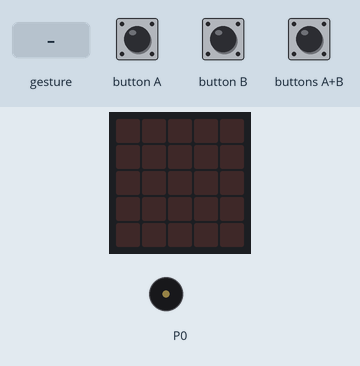
This program was run on a simulated BBC micro:bit (MakeCode). Parts: the board's 5×5 LED display, buzzer (waves = sounding). The test bench sets the inputs (shaded band). A tilt is held for 1.5 s and a shake lasts 1 s, then the board lies face up again.

Above: at 1.2 s.
1.3 s: gesture 'shake'
At 1.9 s:
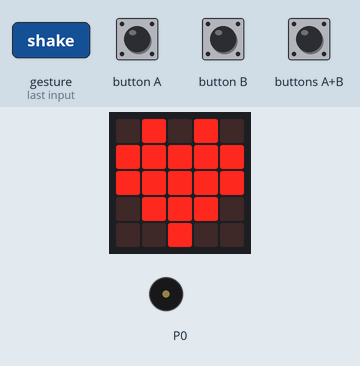
4.3 s: button A pressed for 0.15 s
At 7.0 s:
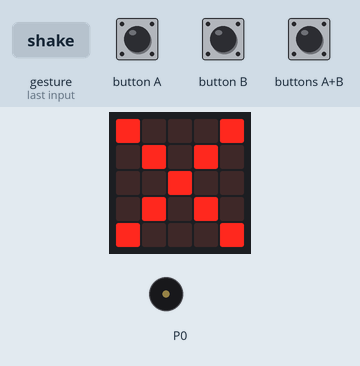
7.3 s: buttons A+B pressed for 0.15 s
At 8.6 s:
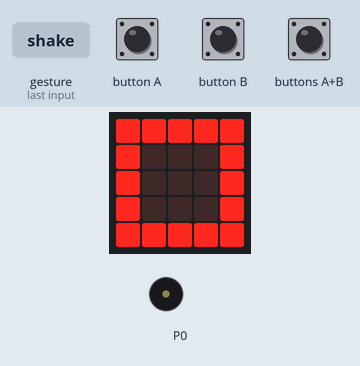
8.9 s: button B pressed for 0.15 s
At 10.1 s:
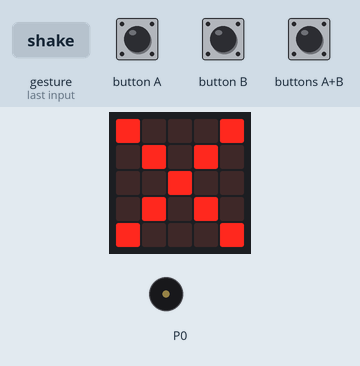
10.5 s: buttons A+B pressed for 1 s
At 12.6 s:
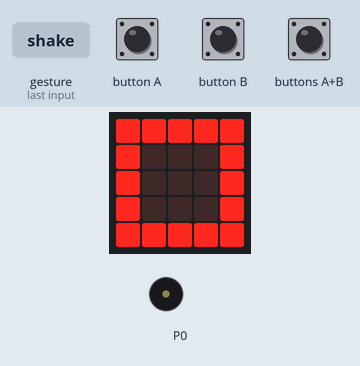
Timing chart, 0 to 14.0 s (numbered marks = the images above; inputs shaded):
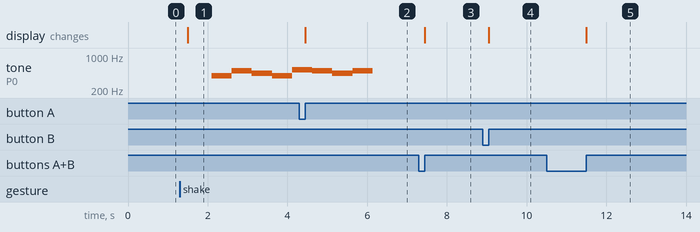

Measured:
- after the input at 1.3 s, tone on P0: plays 392 Hz for 0.51 s, 494 Hz for 0.51 s, 440 Hz for 0.51 s, 392 Hz for 0.51 s, 523 Hz for 0.18 s, starting after 0.80 s; the display: changes after 0.20 s (image 1)
- after the input at 4.3 s, the display: changes after 0.15 s (image 2)
- after the input at 7.3 s, the display: changes after 0.15 s (image 3)
- after the input at 8.9 s, the display: changes after 0.15 s (image 4)
- after the input at 10.5 s, the display: changes after 1.0 s (image 5)

The program:

main.ts
```typescript
input.onButtonPressed(Button.A, function () {
    basic.showIcon(IconNames.No)
})
input.onGesture(Gesture.Shake, function () {
    basic.showIcon(IconNames.Heart)
    music.playMelody("G B A G C5 B A B ", 120)
})
input.onButtonPressed(Button.AB, function () {
    basic.showIcon(IconNames.Square)
})
input.onButtonPressed(Button.B, function () {
    basic.showIcon(IconNames.No)
})
```

test.ts
```typescript
// テストはここに来ます。このパッケージが拡張機能として使用されるときにはコンパイルされません。
```
